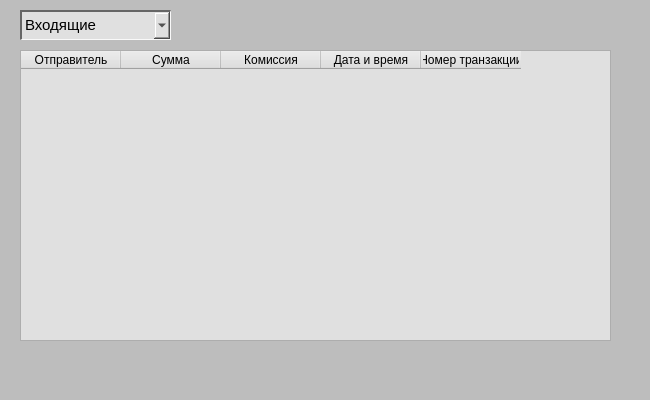
<?xml version="1.0" encoding="UTF-8"?>
<ui version="4.0">
 <class>historyw</class>
 <widget class="QWidget" name="historyw">
  <property name="geometry">
   <rect>
    <x>0</x>
    <y>0</y>
    <width>650</width>
    <height>400</height>
   </rect>
  </property>
  <property name="minimumSize">
   <size>
    <width>650</width>
    <height>400</height>
   </size>
  </property>
  <property name="maximumSize">
   <size>
    <width>650</width>
    <height>400</height>
   </size>
  </property>
  <property name="windowTitle">
   <string>Nameless Bank</string>
  </property>
  <property name="styleSheet">
   <string notr="true">background: #bdbdbd;</string>
  </property>
  <widget class="QTableWidget" name="table">
   <property name="geometry">
    <rect>
     <x>20</x>
     <y>50</y>
     <width>591</width>
     <height>291</height>
    </rect>
   </property>
   <property name="font">
    <font>
     <pointsize>10</pointsize>
    </font>
   </property>
   <property name="styleSheet">
    <string notr="true">background: #E0E0E0;</string>
   </property>
   <property name="editTriggers">
    <set>QAbstractItemView::NoEditTriggers</set>
   </property>
   <property name="selectionMode">
    <enum>QAbstractItemView::SingleSelection</enum>
   </property>
   <property name="selectionBehavior">
    <enum>QAbstractItemView::SelectRows</enum>
   </property>
   <column>
    <property name="text">
     <string>Отправитель</string>
    </property>
    <property name="font">
     <font>
      <pointsize>9</pointsize>
     </font>
    </property>
   </column>
   <column>
    <property name="text">
     <string>Сумма</string>
    </property>
    <property name="font">
     <font>
      <pointsize>9</pointsize>
     </font>
    </property>
   </column>
   <column>
    <property name="text">
     <string>Комиссия</string>
    </property>
   </column>
   <column>
    <property name="text">
     <string>Дата и время</string>
    </property>
    <property name="font">
     <font>
      <pointsize>9</pointsize>
     </font>
    </property>
   </column>
   <column>
    <property name="text">
     <string>Номер транзакции</string>
    </property>
   </column>
  </widget>
  <widget class="QComboBox" name="cmbbox_type">
   <property name="geometry">
    <rect>
     <x>20</x>
     <y>10</y>
     <width>151</width>
     <height>30</height>
    </rect>
   </property>
   <property name="minimumSize">
    <size>
     <width>80</width>
     <height>30</height>
    </size>
   </property>
   <property name="maximumSize">
    <size>
     <width>250</width>
     <height>16777215</height>
    </size>
   </property>
   <property name="font">
    <font>
     <pointsize>11</pointsize>
    </font>
   </property>
   <property name="styleSheet">
    <string notr="true">QComboBox {
	background: #E0E0E0;
	border: 2px solid #666666;
	border-bottom-width: 1px;
	border-right-width: 1px;
	border-bottom-color: #F9F9F9;
	border-right-color: #F9F9F9;
	color: #000000;
 }</string>
   </property>
   <property name="currentText">
    <string>Входящие</string>
   </property>
   <item>
    <property name="text">
     <string>Входящие</string>
    </property>
   </item>
   <item>
    <property name="text">
     <string>Исходящие</string>
    </property>
   </item>
   <item>
    <property name="text">
     <string>Все</string>
    </property>
   </item>
  </widget>
 </widget>
 <resources/>
 <connections/>
</ui>
